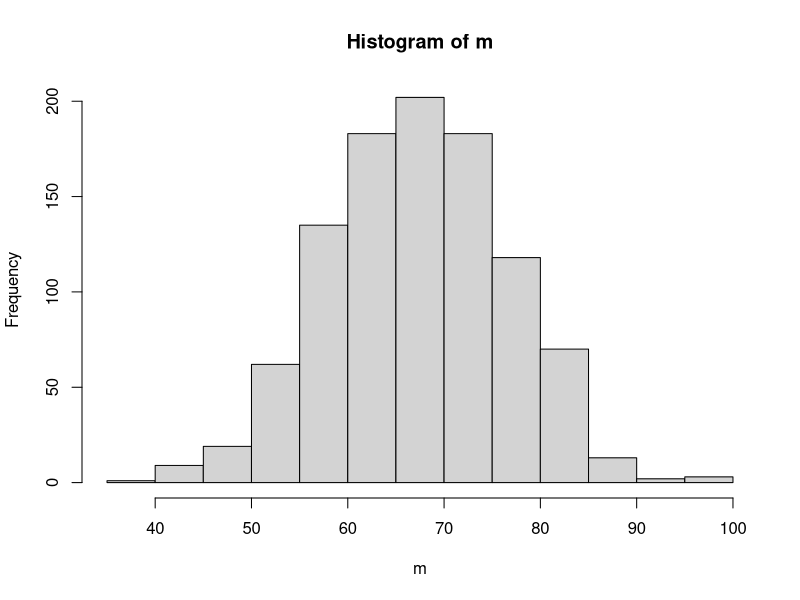
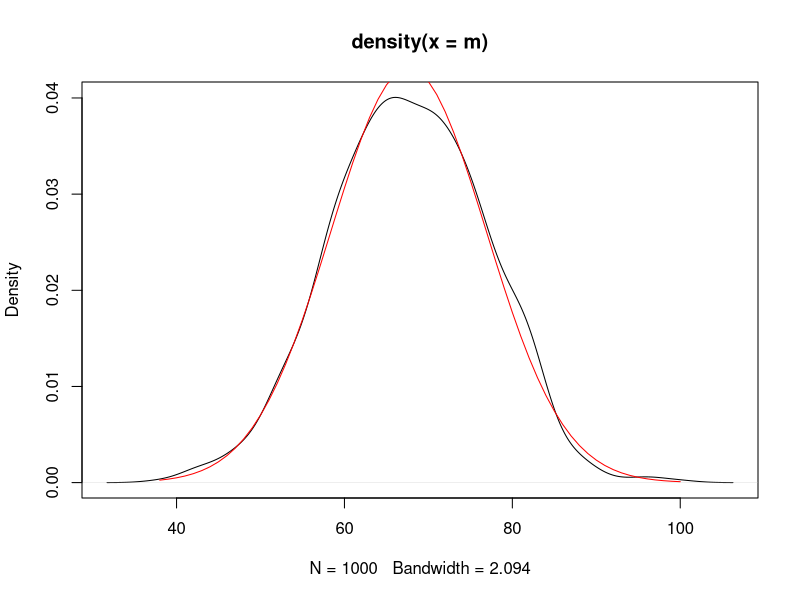
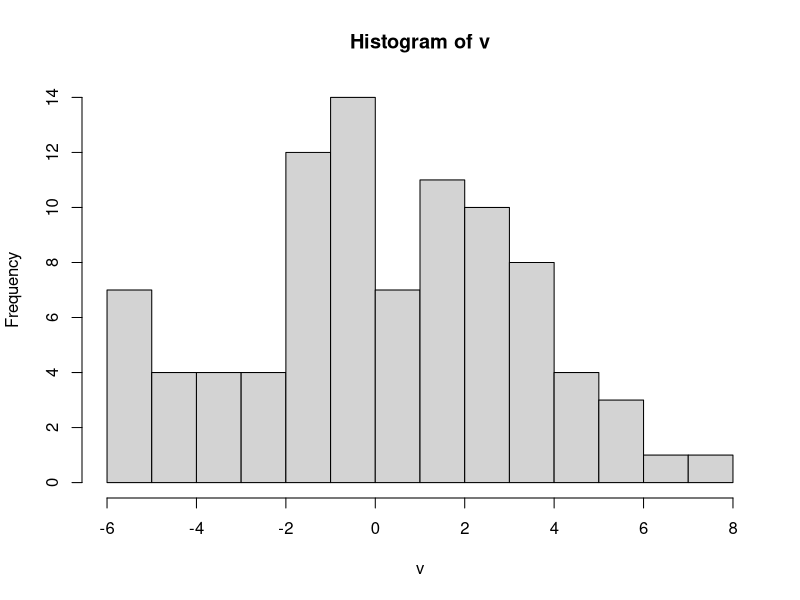
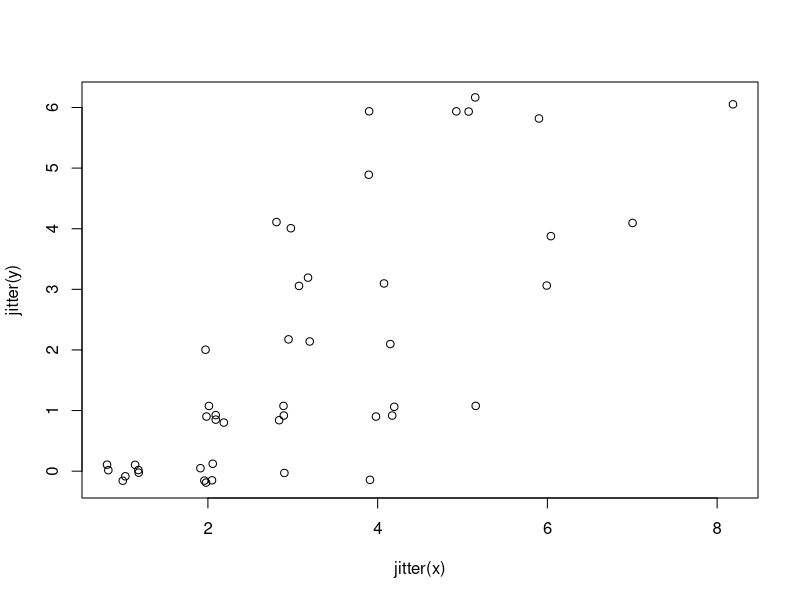
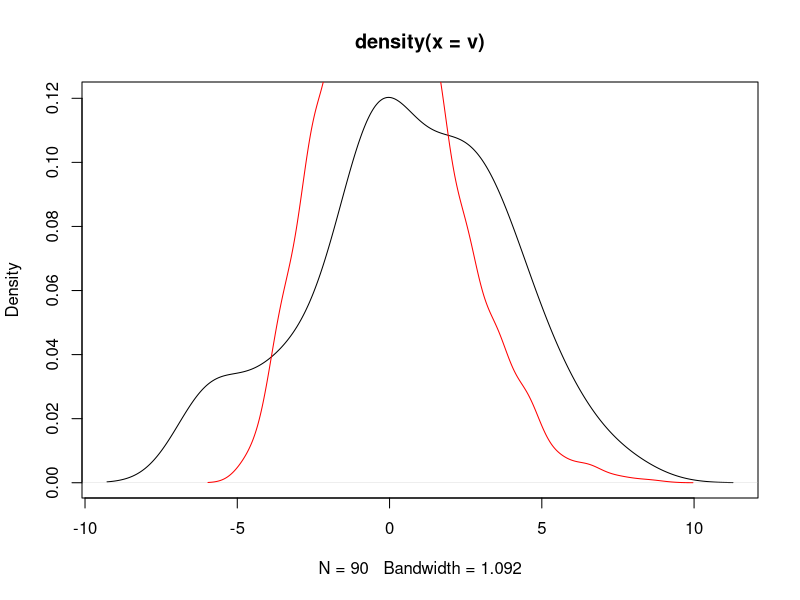
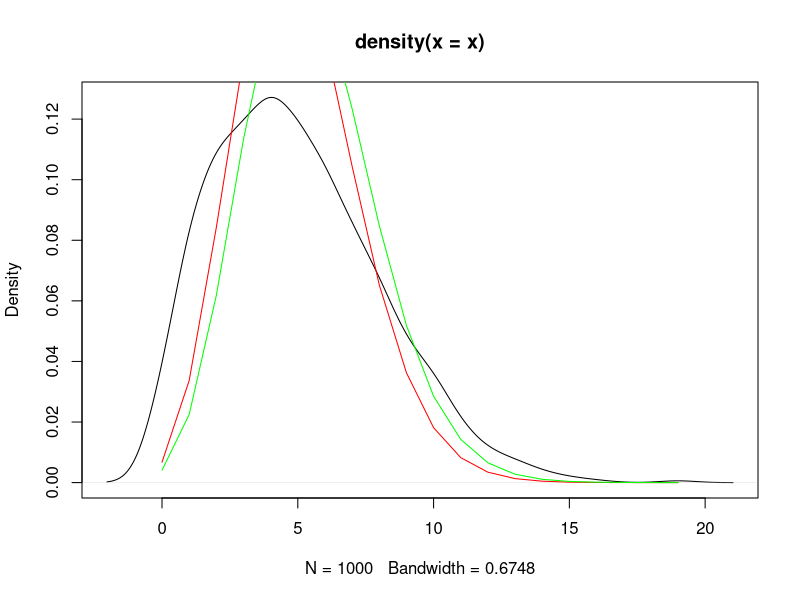

Write the R code that produced these figures, in order. (Note: this script raises an error after producing the figures.)
#######################
###
### Leonard Mada
### [the one and only]
###
### Coupled / Recursive Poisson Processes
###
### draft v.0.1c


### Coupled / Recursive Poisson Processes
# - some basic experiments in Probabilities;


######################

rpois.heavy = function(n, lambda, rm.zero=FALSE) {
	# heavy-tailed pseudo-Poisson distribution
	x = rpois(n, lambda)
	if(rm.zero) x = x[x != 0];
	y = sapply(x, function(n) rpois(1, n))
	invisible(y);
}
rpois.cor = function(n, lambda, dL, scale.by=0, rm.zero=TRUE,
		type=c("recursive", "binomial")) {
	# correlated pseudo-Poisson processes
	# rm.zero = remove the 0s in the initial process;
	x = rpois(n, lambda1)
	if(rm.zero) x = x[x != 0];
	# Type
	type = match.arg(type);
	if(is.na(type)) stop("Type NOT supported!")
	if(type == "recursive") {
		x1 = x - dL; x1[x1 < 0] = 0;
		if(scale.by != 0) {
			isGr = (x > lambda); isLs = (x < lambda);
			x1[isGr] = x1[isGr] - scale.by;
			x1[isLs] = x1[isLs] + scale.by;
			x1[x1 < 0] = 0;
		}
		y = sapply(x1, function(n) rpois(1, n));
	} else if(type == "binomial") {
		p = 0.5 - dL/lambda / 2;
		y = sapply(x, function(n) rbinom(1, 2*n, p));
	}
	invisible(list(x=x, y=y));
}
simulate = function(n, FUN, FUN2, iter=100, ...) {
	# FUN = generator function;
	m = numeric(iter);
	for(id in seq(iter)) {
		r = FUN(n, ...);
		m[id] = FUN2(r);
	}
	return(m)
}
sum.rpois.cor = function(l) {
	sum(l$x, -l$y);
}

###########

### Example
dL = 1.5
lambda1 = 3

n = 50

### Simulation
# Central Limit Theorem: holds;
iter = 1000
m = simulate(n, rpois.cor, sum.rpois.cor, iter=iter, lambda=lambda1, dL=dL)

mean(m); sd(m);
hist(m, breaks=20)

plot(density(m))
gs.seq = seq(min(m), max(m))
y = dnorm(gs.seq, mean(m), sd(m));
lines(gs.seq, y, col="red")

############

############
### Test ###

scale.by = 0
r = rpois.cor(n, lambda1, dL=dL, scale.by=scale.by)
x = r$x; y = r$y;

### Analysis
length(x); mean(x); table(x); table(y)
table(y <= x)
table(y - x)

v = c(x, -y)
hist(v, breaks=12)
sum(v) / n; cor(x, y);
plot(jitter(x), jitter(y))

### Heavy-tailed (negative) Poisson
x = rpois(1000, lambda1*2 - dL) -  lambda1 - dL
plot(density(v))
lines(density(x), col="red")

###
n = 1000
lambda = 5
x = rpois.heavy(n, lambda)
mean(x)

plot(density(x))
gs.seq = seq(min(x), max(x))
y1 = dpois(gs.seq, lambda);
y2 = dpois(gs.seq, lambda + 0.5);
lines(gs.seq, y1, col="red")
lines(gs.seq, y2, col="green")

### Heatmap
cor(x, y)
tbl = table(x, y)
heatmap(tbl, Rowv=NA, Colv=NA)


############

### Test 2:
### Correlated events
n = 1000
lambda1 = 3
dL = 0.25
#
r = rpois.cor(n, lambda1, dL=dL, type="binomial")
x = r$x; y = r$y;

### Analysis
length(x); mean(x); mean(y);
table(x); table(y)
table(y <= x)
table(y - x)

v = c(x, -y)
hist(v, breaks=12)
sum(v) / n;

### Heatmap
cor(x, y)
tbl = table(x, y)
heatmap(tbl, Rowv=NA, Colv=NA)


######################
######################

### TODO

lambda2 = lambda1 - dL

nx = rpois(n, lambda1)
ny = rpois(n, lambda2)

x = sapply(nx, function(n) rpois(n, n))
y = sapply(ny, function(n) rpois(n, n))

table(sapply(x, length))
table(sapply(y, length))

v = c(unlist(x), -unlist(y))
hist(v)
sum(v)


isMiss = sapply(x, function(x) length(x) == 0)
table(unlist(y[isMiss]))
tmp = x[isMiss]
x[isMiss] = y[isMiss]
y[isMiss] = tmp;
v = c(unlist(x), -unlist(y))
hist(v)
sum(v)

